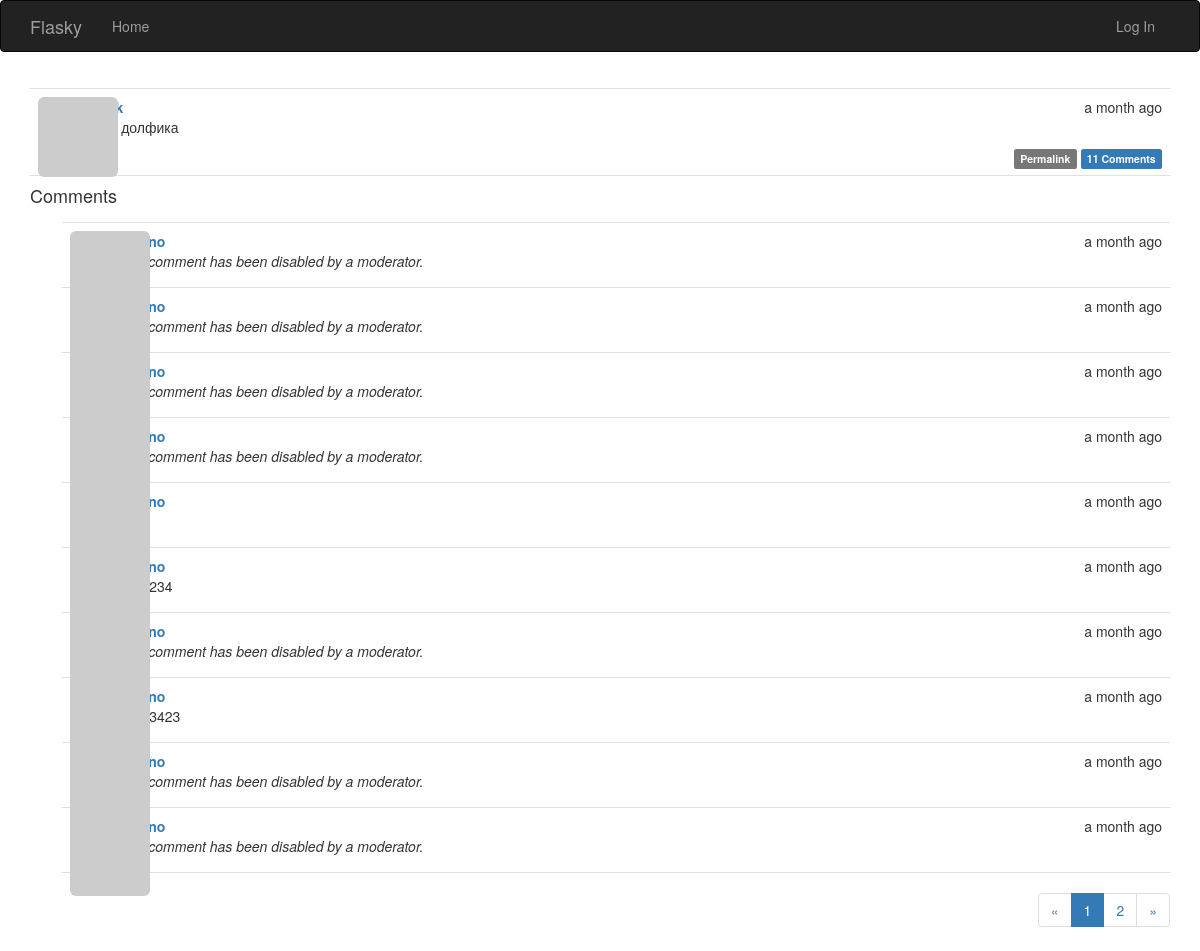
Screenshot of /post/3 with the database file from the repository.
### app/models.py (models this page shows, shortened)
class Post(db.Model):
    __tablename__ = 'posts'
    id = db.Column(db.Integer, primary_key=True)
    body = db.Column(db.Text)
    body_html = db.Column(db.Text)
    timestamp = db.Column(db.DateTime, index=True, default=datetime.utcnow)
    author_id = db.Column(db.Integer, db.ForeignKey('users.id'))
    comments = db.relationship('Comment', backref='post', lazy='dynamic')

class Comment(db.Model):
    __tablename__ = 'comments'
    id = db.Column(db.Integer, primary_key=True)
    body = db.Column(db.Text)
    body_html = db.Column(db.Text)
    timestamp = db.Column(db.DateTime, index=True, default=datetime.utcnow)
    disabled = db.Column(db.Boolean)
    author_id = db.Column(db.Integer, db.ForeignKey('users.id'))
    post_id = db.Column(db.Integer, db.ForeignKey('posts.id'))

### app/main/views.py (the view, shortened to what this page needs)
@main.route('/post/<int:id>', methods=['GET', 'POST'])
def post(id):
    post = Post.query.get_or_404(id)
    form = CommentForm()
    page = request.args.get('page', 1, type=int)
    if page == -1:
        page = (post.comments.count() - 1) // \
                current_app.config['FLASKY_COMMENTS_PER_PAGE'] + 1
    pagination = post.comments.order_by(Comment.timestamp.asc()).paginate(
        page, per_page=current_app.config['FLASKY_COMMENTS_PER_PAGE'],
        error_out=False)
    comments = pagination.items
    return render_template('post.html', posts=[post], form=form,
                           comments=comments, pagination=pagination)

### app/auth/views.py (called while the page is built)
@auth.before_app_request
def before_request():
    if current_user.is_authenticated:
        current_user.ping()
        if not current_user.confirmed \
                and request.blueprint != 'auth' \
                and request.endpoint != 'static':
            return redirect(url_for('auth.unconfirmed'))

### app/main/__init__.py (called while the page is built)
@main.app_context_processor
def inject_permissions():
    return dict(Permission=Permission)

### app/main/views.py (called while the page is built)
@main.after_app_request
def after_request(response):
    for query in get_debug_queries():
        if query.duration >= current_app.config['FLASKY_SLOW_DB_QUERY_TIME']:
            current_app.logger.warning(
                'Slow query: %s\nParameters: %s\nDuration: %fs\nContext: %s\n' %
                (query.statement, query.parameters, query.duration, query.context))
    return response

### app/models.py (called while the page is built)
    def gravatar(self, size=100, default='identicon', rating='g'):
        if request.is_secure:
            url = 'https://secure.gravatar.com/avatar'
        else:
            url = 'http://secure.gravatar.com/avatar'
        hash = hashlib.md5(self.email.lower().encode('utf-8')).hexdigest()
        return f'{url}/{hash}?s={size}&d={default}&r={rating}'

    def can(self, permissions):
        return False

    def is_administrator(self):
        return False

### app/templates/post.html (shortened to what this page needs)
{% extends "base.html" %}
{% import "bootstrap/wtf.html" as wtf %}
{% import "_macros.html" as macros %}
{% block page_content %}
{% include '_posts.html' %}
<h4 id="comments">Comments</h4>
{% include '_comments.html' %}
{% if pagination %}
<div class="pagination">
    {{ macros.pagination_widget(pagination, '.post', fragment='#comments', id=posts[0].id) }}
</div>
{% endif %}
{% endblock %}

### app/templates/_posts.html (shortened to what this page needs)
<ul class="posts">
    {% for post in posts %}
    <li class="post">
        <div class="profile-thumbnail">
            <a href="{{ url_for('.user', username=post.author.username) }}">
                <img class="img-rounded profile-thumbnail" src="{{ post.author.gravatar(size=40) }}">
            </a>
        </div>
        <div class="post-date">{{ moment(post.timestamp).fromNow() }}</div>
        <div class="post-author">
            <a href="{{ url_for('.user', username=post.author.username) }}">
            </a>
        </div>
       <div class="post-content">
        <div class="post-body">
            {% if post.body_html %}
                {{ post.body_html | safe }}
            {% else %}
                {{ post.body }}
        {% endif %}
        </div>
        <div class="post-footer">
            <a href="{{ url_for('.post', id=post.id) }}">
                <span class="label label-default">Permalink</span></a>
            <a href="{{ url_for('.post', id=post.id) }}#comments">
                <span class="label label-primary">
                {{ post.comments.count() }} Comments
                </span></a>
        </div>
</div>
    </li>
    {% endfor %}
</ul>

### app/templates/_comments.html (shortened to what this page needs)
<ul class="comments">
    {% for comment in comments %}
    <li class="comment">
        <div class="comment-thumbnail">
            <a href="{{ url_for('.user', username=comment.author.username) }}">
                <img class="img-rounded profile-thumbnail" src="{{ comment.author.gravatar(size=40) }}">
            </a>
        </div>
        <div class="comment-content">
            <div class="comment-date">{{ moment(comment.timestamp).fromNow() }}</div>
            <div class="comment-author"><a href="{{ url_for('.user', username=comment.author.username) }}">{{ comment.author.username }}</a></div>
            <div class="comment-body">
                {% if comment.disabled %}
                <p><i>This comment has been disabled by a moderator.</i></p>
                {% endif %}
            </div>
        </div>
    </li>
    {% endfor %}
</ul>

### app/static/styles.css (style rules this page uses)
.profile-thumbnail { position: absolute; }
ul.posts { list-style-type: none; padding: 0px; margin: 16px 0px 0px 0px; border-top: 1px solid #e0e0e0; }
ul.posts li.post { padding: 8px; border-bottom: 1px solid #e0e0e0; }
div.post-date { float: right; }
div.post-author { font-weight: bold; margin-left: 48px; }
div.post-content { margin-left: 48px; min-height: 48px; }
div.post-footer { text-align: right; }
ul.comments { list-style-type: none; padding: 0px; margin: 16px 0px 0px 0px; }
ul.comments li.comment { margin-left: 32px; padding: 8px; border-bottom: 1px solid #e0e0e0; }
ul.comments li.comment:nth-child(1) { border-top: 1px solid #e0e0e0; }
div.comment-date { float: right; }
div.comment-author { font-weight: bold; }
div.comment-thumbnail { position: absolute; }
div.comment-content { margin-left: 48px; min-height: 48px; }
div.pagination { width: 100%; text-align: right; padding: 0px; margin: 0px; }

### rows the page displays
Post: timestamp "a month ago", body_html "Пост долфика", comments.count "11"
Comment: timestamp "a month ago", shows "This comment has been disabled by a moderator."
Comment: timestamp "a month ago", shows "This comment has been disabled by a moderator."
Comment: timestamp "a month ago", shows "This comment has been disabled by a moderator."
Comment: timestamp "a month ago", shows "This comment has been disabled by a moderator."
Comment: timestamp "a month ago"
Comment: timestamp "a month ago"
Comment: timestamp "a month ago", shows "This comment has been disabled by a moderator."
Comment: timestamp "a month ago"
Comment: timestamp "a month ago", shows "This comment has been disabled by a moderator."
Comment: timestamp "a month ago", shows "This comment has been disabled by a moderator."

### other values shown
{{ p }} "1"
{{ p }} "2"
